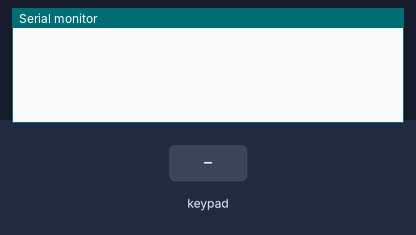
A sketch run on a simulated Arduino Uno, built with avr-gcc and run on an emulated ATmega328P. Shown: the last lines printed to the serial monitor. Inputs (shaded band) come from the test bench.

Above: at 1.2 s.
1.3 s: key '1' pressed
At 2.4 s:
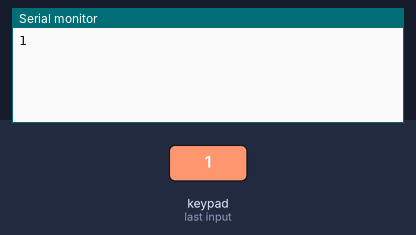
2.8 s: keypad keys 1 1 1 0 9 8 # pressed 0.4 s apart
At 6.7 s:
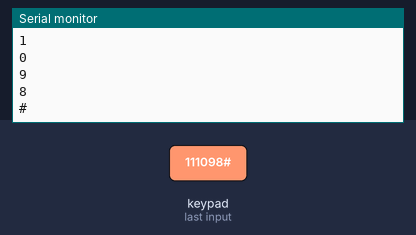
7.1 s: key 'A' pressed
At 8.0 s:
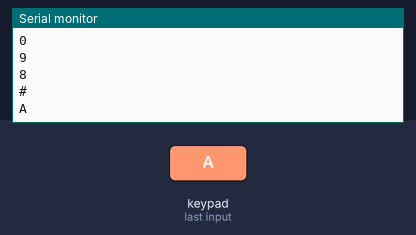
8.6 s: keypad keys 1 1 1 0 9 8 * pressed 0.4 s apart
At 12.1 s:
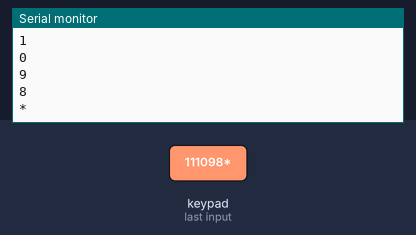
12.9 s: key 'B' pressed
At 13.8 s:
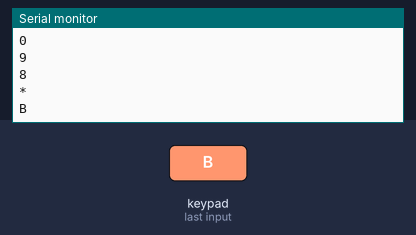
14.4 s: keypad keys 1 1 1 0 9 8 D pressed 0.4 s apart
At 17.7 s:
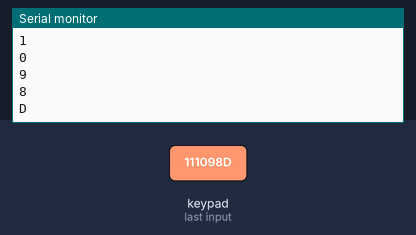
Timing chart, 0 to 19.2 s (numbered marks = the images above; inputs shaded):
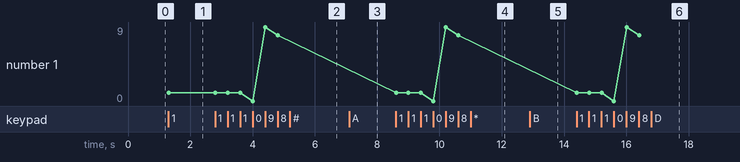

Measured:
- after the input at 1.3 s, the serial monitor: prints a new line at once (image 1)
- after the input at 2.8 s, the serial monitor: prints a new line after 1.2 s (image 2)
- after the input at 7.1 s, the serial monitor: prints a new line at once (image 3)
- after the input at 8.6 s, the serial monitor: prints a new line at once (image 4)
- after the input at 12.9 s, the serial monitor: prints a new line at once (image 5)
- after the input at 14.4 s, the serial monitor: prints a new line at once (image 6)
- plotted number 1: 1 → 8 after the input at 2.8 s

The sketch:

KeyPad.ino
```cpp
#include <Keypad.h>
#include <Key.h>


const byte ROWS = 4; //four rows
const byte COLS = 4; //four columns
char keys[ROWS][COLS] = {
  {'1','2','3','A'},
  {'4','5','6','B'},
  {'7','8','9','C'},
  {'*','0','#','D'}
};
byte rowPins[ROWS] = {11,10, 9, 8}; //connect to the row pinouts of the keypad
byte colPins[COLS] = { 7, 6, 5, 4}; //connect to the column pinouts of the keypad

Keypad teclado = Keypad( makeKeymap(keys), rowPins, colPins, ROWS, COLS );

void setup(){
  Serial.begin(9600);
}

void loop(){
  char key = teclado.getKey();

  if (key != NO_KEY){
    Serial.println(key);
  }
}
```
